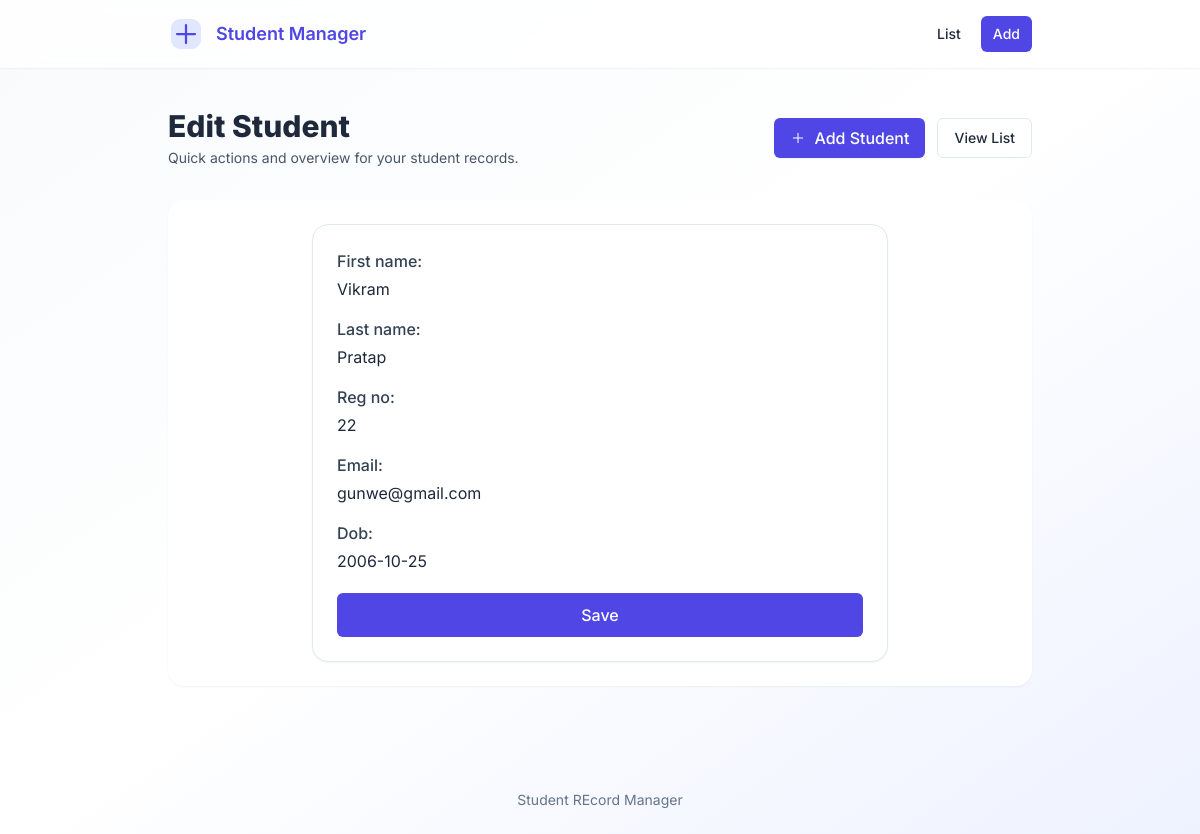
The page /3/edit/ on the database its author committed.
### students/models.py (models this page shows, shortened)
class Student(models.Model):
    first_name=models.CharField(max_length=25)
    last_name=models.CharField(max_length=25)
    Reg_no=models.PositiveIntegerField(unique=True)
    email=models.EmailField(blank=True)
    dob=models.DateField()
    created_at=models.DateTimeField(auto_now_add=True)
    course=models.CharField(max_length=25)

### students/views.py (the view)
# urls.py: path('<int:pk>/edit/', views.StudentUpdateView.as_view(), name='student_update'),
class StudentUpdateView(UpdateView):
    model = Student
    form_class = StudentForm
    template_name = 'student_form.html'
    success_url = reverse_lazy('students:student_list')

### students/forms.py
class StudentForm(forms.ModelForm):
    class Meta:
        model=Student
        fields = ['first_name', 'last_name', 'Reg_no', 'email', 'dob']

### students/templates/student_form.html (shortened to what this page needs)
{% extends "base.html" %}
{% block page_heading %}{% if student %}Edit Student{% else %}Add Student{% endif %}{% endblock %}
{% block content %}
<div class="max-w-xl mx-auto">
  <form method="post" class="bg-white rounded-2xl p-6 shadow-sm border border-slate-200 flex flex-col gap-5">
    <div class="space-y-4">
      {% for field in form %}
        <div>
          <label class="block font-medium mb-1 text-slate-700">{{ field.label }}:</label>
          <div class="mt-1">
            {{ field }}
          </div>
        </div>
      {% endfor %}
    </div>
    <button type="submit" class="w-full py-2.5 rounded-md bg-indigo-600 text-white font-medium hover:bg-indigo-700 transition">
      Save
    </button>
  </form>
</div>
{% endblock %}

### students/templates/base.html (style rules this page uses)
:root { font-family: 'Inter', system-ui, -apple-system, 'Segoe UI', Roboto, 'Helvetica Neue', Arial; }

### rows shown on the page
Student: form "Vikram" "Pratap" "22" "gunwe@gmail.com" "2006-10-25"

### other values the page prints
{{ field.label }} "First name" "Last name" "Reg no" "Email" "Dob"
